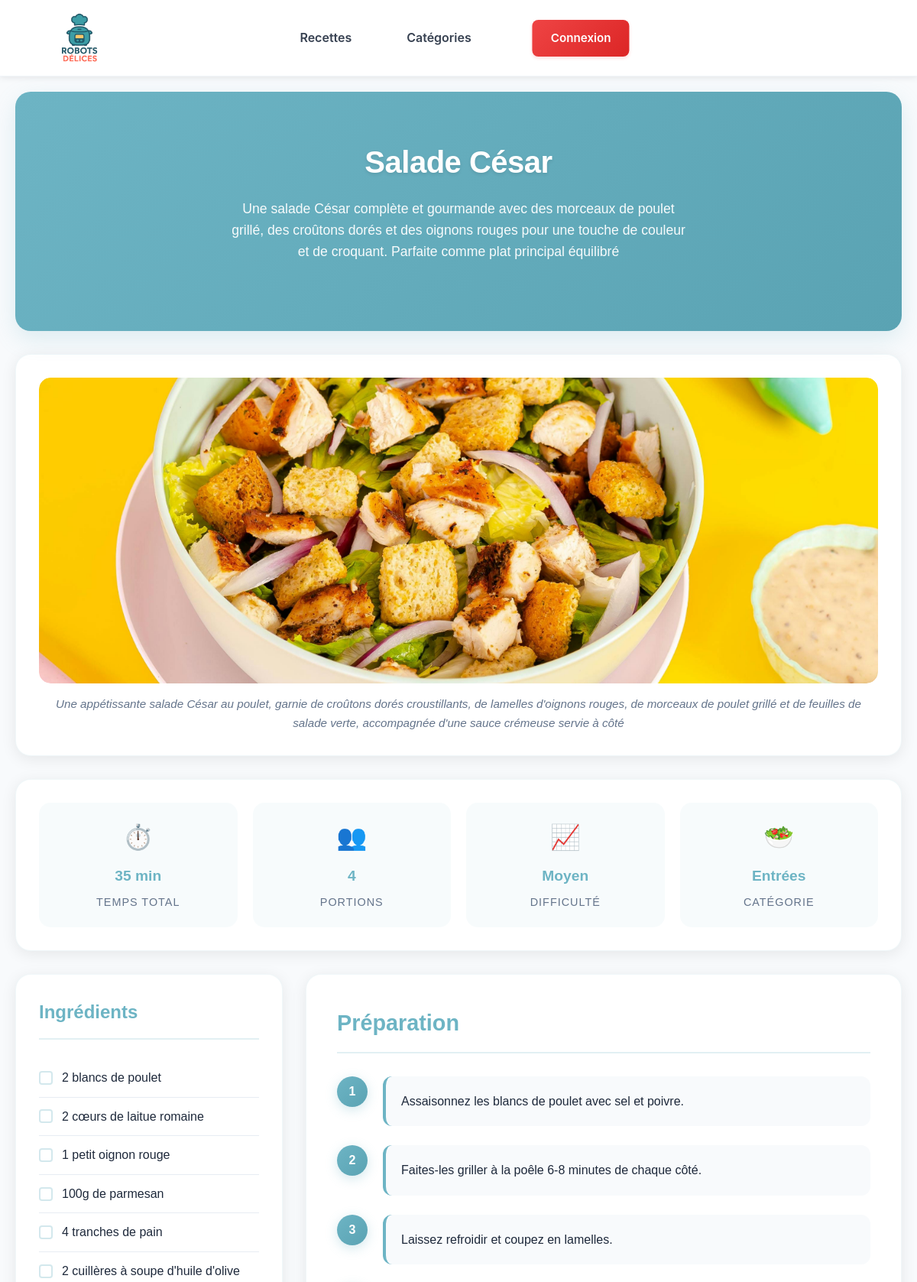
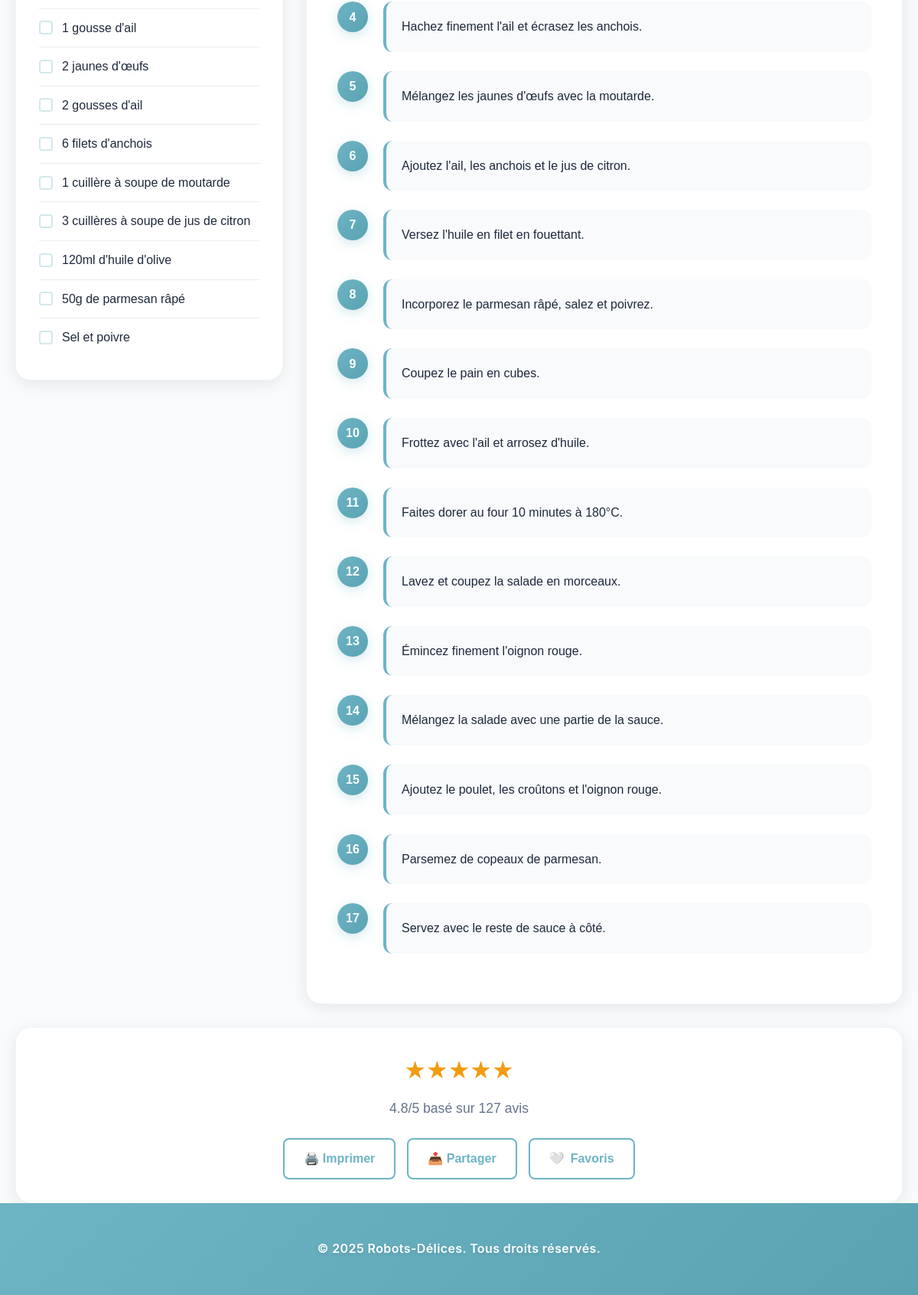
The app's page /recette/salade_cesar_1 with its own data (2 pictures, top to bottom).
### tables this page shows
CREATE TABLE `recipes` (
  `id` int NOT NULL,
  `slug` varchar(200) NOT NULL,
  `user_id` int DEFAULT NULL,
  `title` varchar(255) DEFAULT NULL,
  `description` text,
  `ingredients` text,
  `instructions` text,
  `cooking_time` varchar(50) DEFAULT NULL,
  `number_persons` varchar(10) DEFAULT NULL,
  `difficulty` varchar(100) DEFAULT NULL,
  `category_id` int DEFAULT NULL,
  `photo` varchar(255) DEFAULT NULL,
  `image_caption` text,
  `created_at` timestamp NULL DEFAULT CURRENT_TIMESTAMP,
  `popular` tinyint(1) NOT NULL DEFAULT '0'
);

CREATE TABLE `category` (
  `id` int NOT NULL,
  `category_name` varchar(50) DEFAULT NULL,
  `category_logo` varchar(10) NOT NULL,
  `created_at` timestamp NULL DEFAULT CURRENT_TIMESTAMP
);

### controller/recettes/recette.php (called while the page is built, shortened)
<?php
require_once __DIR__ . '/../../model/recettes-model.php';
$userId = isset($_SESSION['user_id']) ? $_SESSION['user_id'] : 0;
$recipe = getRecipe($userId, $slug);
$ingredients = explode(',', $recipe['ingredients']);
$preparation = str_replace(["\r\n", "\r"], "\n", $recipe['instructions']);
$preparation = explode("\n", $preparation);
$preparation = array_map('trim', $preparation);
$preparation = array_filter($preparation, function ($step) {
    return !empty($step);
});
$preparation = array_values($preparation);
require_once __DIR__ . '/../../view/recettes/recette.php';
?>

### routes.php (called while the page is built, shortened)
<?php
get('/recette/$slug', '/controller/recettes/recette.php');

### model/recettes-model.php (called while the page is built, shortened)
<?php
function getRecipe(int $userId, string $slug): array|false
{
    $pdo = connexionBDD();
   $stmt = $pdo->prepare("SELECT recipes.*, category.category_name, category.category_logo, (recipes.id IN (SELECT recipe_id FROM favorites WHERE user_id = ?) ) as isFavorite FROM recipes LEFT JOIN category ON recipes.category_id = category.id WHERE slug = ?");
$stmt->execute([$userId, $slug]);
$recipe = $stmt->fetch();
    return $recipe;
}

### view/recettes/recette.php (the view, shortened to what this page needs)
<!DOCTYPE html>
<html lang="fr">
<head>
    <link rel="stylesheet" href="/assets/css/style.css">
    <link rel="stylesheet" href="/assets/css/recettes.css">
</head>
<body>
    <?php
    require_once 'view/module/header.php';
    ?>
    <main>
        <div class="container">
            <section class="recipe-hero">
                <h1><?php echo htmlspecialchars($recipe['title']); ?></h1>
                <p><?php echo htmlspecialchars($recipe['description']); ?></p>
            </section>
            <section class="recipe-image-section">
                <div class="recipe-image">
                    <img src="/<?php echo htmlspecialchars($recipe['photo']); ?>" alt="<?php echo htmlspecialchars($recipe['title']); ?>">
                </div>
                <p class="image-caption"><?php echo htmlspecialchars($recipe['image_caption']); ?></p>
            </section>
            <section class="recipe-meta-grid">
                <div class="meta-item">
                    <span class="meta-icon">⏱️</span>
                    <span class="meta-value"><?php echo htmlspecialchars($recipe['cooking_time']); ?></span>
                    <span class="meta-label">Temps total</span>
                </div>
                <div class="meta-item">
                    <span class="meta-icon">👥</span>
                    <span class="meta-value"><?php echo htmlspecialchars($recipe['number_persons']); ?></span>
                    <span class="meta-label">Portions</span>
                </div>
                <div class="meta-item">
                    <span class="meta-icon">📈</span>
                    <span class="meta-value"><?php echo htmlspecialchars($recipe['difficulty']); ?></span>
                    <span class="meta-label">Difficulté</span>
                </div>
                <div class="meta-item">
                    <span class="meta-icon"><?php echo $recipe['category_logo']; ?></span>
                    <span class="meta-value"><?php echo htmlspecialchars($recipe['category_name']); ?></span>
                    <span class="meta-label">Catégorie</span>
                </div>
            </section>
            <div class="recipe-content-grid">
                <aside class="ingredients-sidebar">
                    <h2 class="ingredients-title">Ingrédients</h2>
                    <ul class="ingredients-list">
                        <?php foreach ($ingredients as $ingredient): ?>
                            <li class="ingredient-item">
                                <div class="ingredient-checkbox"></div>
                                <span><?php echo htmlspecialchars(trim($ingredient)); ?></span>
                            </li>
                        <?php endforeach; ?>
                    </ul>
                </aside>
                <section class="instructions-content">
                    <h2 class="instructions-title">Préparation</h2>
                    <?php foreach ($preparation as $index => $step): ?>
                        <div class="instruction-step">
                            <div class="step-number"><?php echo $index + 1; ?></div>
                            <div class="step-content">
                                <?php echo htmlspecialchars($step); ?>
                            </div>
                        </div>
                    <?php endforeach; ?>
                </section>
            </div>
            <section class="recipe-footer">
                <div class="rating-section">
                    <div class="rating-stars">★★★★★</div>
                    <p class="rating-text">4.8/5 basé sur 127 avis</p>
                </div>
                <div class="recipe-actions">
                    <a href="#" class="action-btn" onclick="event.preventDefault();window.print()">🖨️ Imprimer</a>
                    <a href="#" class="action-btn share-btn">📤 Partager</a>
                    <a href="#" class="action-btn bouton-favoris" data-id="<?php echo $recipe['id']; ?>">
                        <?php echo $recipe["isFavorite"] ? "❤️" : "🤍"; ?>
                        <span> Favoris</span>
                    </a>
                </div>
            </section>
        </div>
    </main>
    <footer>
        <p>© 2025 Robots-Délices. Tous droits réservés.</p>
    </footer>
</body>
</html>

### assets/css/recettes.css (style rules this page uses)
.container { max-width: 1200px; margin: 0 auto; padding: 0 20px; }
.recipe-hero { background: linear-gradient( 135deg, var(--color-primary)0%, var(--color-secondary) 100% ); color: white; border-radius: 20px; box-shadow: 0 10px 30px rgba(109, 180, 196, 0.2); padding: 60px 40px; margin-bottom: 30px; text-align: center; position: relative; overflow: hidden; }
.recipe-hero h1 { font-size: 2.5rem; font-weight: 700; margin-bottom: 15px; text-shadow: 0 2px 4px rgba(0, 0, 0, 0.1); letter-spacing: -0.5px; }
.recipe-hero p { font-size: 1.1rem; font-weight: 300; margin-bottom: 30px; opacity: 0.95; max-width: 600px; margin-left: auto; margin-right: auto; line-height: 1.6; }
.recipe-meta-grid { display: grid; grid-template-columns: repeat( auto-fit, minmax(150px, 1fr) ); gap: 20px; background: white; border: 1px solid rgba(109, 180, 196, 0.1); border-radius: 20px; box-shadow: 0 4px 20px rgba(0, 0, 0, 0.08); padding: 30px; margin-bottom: 30px; }
.meta-item { text-align: center; background: rgba(109, 180, 196, 0.05); border-radius: 15px; padding: 20px 15px; transition: all 0.3s ease; }
.meta-icon { font-size: 2rem; margin-bottom: 10px; display: block; }
.meta-value { font-size: 1.2rem; font-weight: 700; color: #6db4c4; margin-bottom: 5px; display: block; }
.meta-label { font-size: 0.9rem; color: #64748b; text-transform: uppercase; letter-spacing: 1px; font-weight: 500; }
.recipe-image-section { background: white; border: 1px solid rgba(109, 180, 196, 0.1); border-radius: 20px; box-shadow: 0 4px 20px rgba(0, 0, 0, 0.08); padding: 30px; margin-bottom: 30px; }
.recipe-image { width: 100%; height: 400px; border-radius: 15px; overflow: hidden; margin-bottom: 15px; }
.recipe-image img { width: 100%; height: 100%; object-fit: cover; border-radius: 15px; }
.image-caption { text-align: center; color: #64748b; font-style: italic; font-size: 0.95rem; }
.recipe-content-grid { display: grid; grid-template-columns: 350px 1fr; gap: 30px; margin-bottom: 30px; }
.ingredients-sidebar { background: white; border-radius: 20px; padding: 30px; height: fit-content; box-shadow: 0 4px 20px rgba(0, 0, 0, 0.08); border: 1px solid rgba(109, 180, 196, 0.1); position: sticky; top: 140px; }
.ingredients-title { color: #6db4c4; font-size: 1.5rem; font-weight: 700; margin-bottom: 25px; padding-bottom: 15px; border-bottom: 2px solid rgba(109, 180, 196, 0.2); }
.ingredients-list { list-style: none; }
.ingredient-item { padding: 12px 0; border-bottom: 1px solid rgba(226, 232, 240, 0.8); color: #1e293b; transition: all 0.3s ease; cursor: pointer; display: flex; align-items: center; gap: 12px; }
.ingredient-item:last-child { border-bottom: none; }
.ingredient-checkbox { width: 18px; height: 18px; border: 2px solid rgba(109, 180, 196, 0.3); border-radius: 4px; cursor: pointer; transition: all 0.3s ease; display: flex; align-items: center; justify-content: center; background: white; font-size: 0.8rem; }
.instructions-content { background: white; border-radius: 20px; padding: 40px; box-shadow: 0 4px 20px rgba(0, 0, 0, 0.08); border: 1px solid rgba(109, 180, 196, 0.1); }
.instructions-title { color: #6db4c4; font-size: 1.8rem; font-weight: 700; margin-bottom: 30px; padding-bottom: 15px; border-bottom: 2px solid rgba(109, 180, 196, 0.2); }
.instruction-step { margin-bottom: 25px; display: flex; gap: 20px; align-items: flex-start; }
.step-number { background: linear-gradient(135deg, #6db4c4, var(--color-secondary)); color: white; width: 40px; height: 40px; border-radius: 50%; display: flex; align-items: center; justify-content: center; font-weight: 700; flex-shrink: 0; box-shadow: 0 4px 15px rgba(109, 180, 196, 0.3); }
.step-content { background: #f8fafc; padding: 20px; border-radius: 12px; flex: 1; line-height: 1.6; color: #1e293b; border-left: 4px solid #6db4c4; }
.recipe-footer { background: white; border-radius: 20px; padding: 30px; box-shadow: 0 4px 20px rgba(0, 0, 0, 0.08); text-align: center; border: 1px solid rgba(109, 180, 196, 0.1); }
.rating-section { margin-bottom: 25px; }
.rating-stars { font-size: 2rem; color: #f39c12; margin-bottom: 10px; }
.rating-text { color: #64748b; font-size: 1.1rem; }
.recipe-actions { display: flex; gap: 15px; justify-content: center; flex-wrap: wrap; }
.action-btn { background: white; color: #6db4c4; border: 2px solid #6db4c4; padding: 12px 25px; border-radius: 8px; font-weight: 600; cursor: pointer; transition: all 0.3s ease; text-decoration: none; display: inline-flex; align-items: center; gap: 8px; }

### records on screen
recipes: title "Salade César", description "Une salade César complète et gourmande avec des morceaux de poulet grillé, des croûtons dorés et des oignons rouges pour une touche de couleur et de croquant. Parfaite comme plat principal équilibré", photo (picture), image_caption "Une appétissante salade César au poulet, garnie de croûtons dorés croustillants, de lamelles d'oignons rouges, de morceaux de poulet grillé et de feuilles de salade verte, accompagnée d'une sauce crémeuse servie à côté", cooking_time "35 min", number_persons "4", difficulty "Moyen", category.category_logo "🥗", category.category_name "Entrées", ingredients "2 blancs de poulet", ingredients "2 cœurs de laitue romaine", ingredients "1 petit oignon rouge", ingredients "100g de parmesan", ingredients "4 tranches de pain", ingredients "2 cuillères à soupe d'huile d'olive", ingredients "1 gousse d'ail", ingredients "2 jaunes d'œufs", ingredients "2 gousses d'ail", ingredients "6 filets d'anchois", ingredients "1 cuillère à soupe de moutarde", ingredients "3 cuillères à soupe de jus de citron", ingredients "120ml d'huile d'olive", ingredients "50g de parmesan râpé", ingredients "Sel et poivre"

### other values on screen
$step "Assaisonnez les blancs de poulet avec sel et poivre."
$step "Faites-les griller à la poêle 6-8 minutes de chaque côté."
$step "Laissez refroidir et coupez en lamelles."
$step "Hachez finement l'ail et écrasez les anchois."
$step "Mélangez les jaunes d'œufs avec la moutarde."
$step "Ajoutez l'ail, les anchois et le jus de citron."
$step "Versez l'huile en filet en fouettant."
$step "Incorporez le parmesan râpé, salez et poivrez."
$step "Coupez le pain en cubes."
$step "Frottez avec l'ail et arrosez d'huile."
$step "Faites dorer au four 10 minutes à 180°C."
$step "Lavez et coupez la salade en morceaux."
$step "Émincez finement l'oignon rouge."
$step "Mélangez la salade avec une partie de la sauce."
$step "Ajoutez le poulet, les croûtons et l'oignon rouge."
